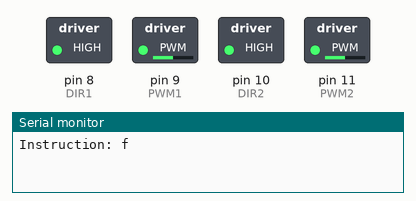
Recording of a sketch running on a simulated Arduino Uno, built with avr-gcc and run on an emulated ATmega328P. On the bench: switched loads named in the sketch (green lamp = pin HIGH), the last lines printed to the serial monitor.

Above: at 0.05 s.
At 3.05 s:
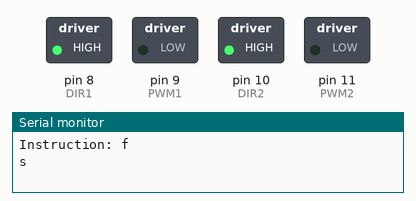
At 4.05 s:
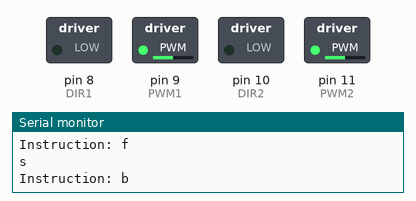
At 8.05 s:
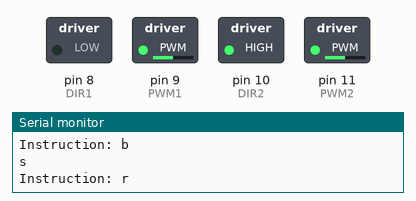
At 12.05 s:
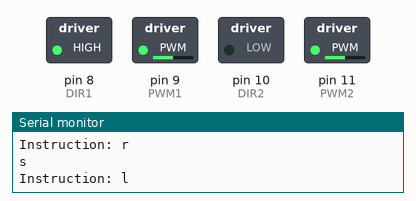
At 15.95 s:
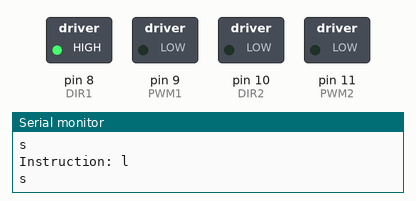
Timing chart, 0 to 20.8 s (numbered marks = the images above):
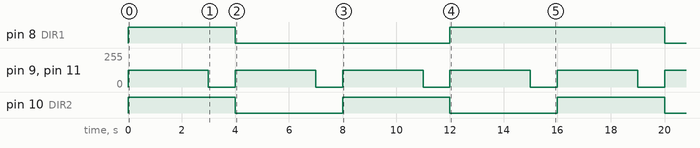

Measured:
- by itself, pin 8 (DIR1): repeats every 16.0 s: LOW 8.0 s, HIGH 8.0 s
- by itself, pin 9 (PWM1), pin 11 (PWM2): alternates 127/255 for 3.0 s and 0/255 for 1.0 s
- by itself, pin 10 (DIR2): alternates HIGH for 4.0 s and LOW for 4.0 s

The sketch:

gestion_moteurs.ino
```cpp
/*
 * Fichier de gestion des moteurs
 */


// DEBUG
#define DEBUG true
#if DEBUG
#define msg(m) Serial.print(m)
#define dbg(d) Serial.begin(d)
#else
#define msg(m)
#define dbg(d)
#endif


// Motors
#define DIR1 8
#define PWM1 9
#define DIR2 10
#define PWM2 11
#define FORWARD 'f'
#define BACKWARD 'b'
#define LEFT  'l'
#define RIGHT 'r'
#define STOP 's'


// Setup
void setup(){
  //Debug
  dbg(9600);

  // Motors
  pinMode(DIR1,OUTPUT);
  pinMode(PWM1,OUTPUT);
  pinMode(DIR2,OUTPUT);
  pinMode(PWM2,OUTPUT);
}


// Main loop
void loop(){
  char loopAll[] ={FORWARD, BACKWARD, RIGHT, LEFT};
  for(int i = 0; i < sizeof(loopAll); i++){
  	msg("Instruction: ");
  	msg(loopAll[i]);
  	msg("\n");
  	motorManagement(loopAll[i]);
  	delay(3000);
  	msg(STOP);
  	msg("\n");
  	motorManagement(STOP);
  	delay(1000);
  }
}


// Motor management
void motorManagement(char instruction){
  switch(instruction){
    case FORWARD: // forward
      digitalWrite(DIR1, 1);
      digitalWrite(DIR2, 1);
      analogWrite(PWM1, 127);
      analogWrite(PWM2, 127);
      break;
    case LEFT: // left
      digitalWrite(DIR1, 1);
      digitalWrite(DIR2, 0);
      analogWrite(PWM1, 127);
      analogWrite(PWM2, 127);
      break;
    case RIGHT: // right
      digitalWrite(DIR1, 0);
      digitalWrite(DIR2, 1);
      analogWrite(PWM1, 127);
      analogWrite(PWM2, 127);
      break;
    case BACKWARD: // backward
      digitalWrite(DIR1, 0);
      digitalWrite(DIR2, 0);
      analogWrite(PWM1, 127);
      analogWrite(PWM2, 127);
      break;
    default: // stop if default
      analogWrite(PWM1, 0);
      analogWrite(PWM2, 0);
      break;
  }
}
```
